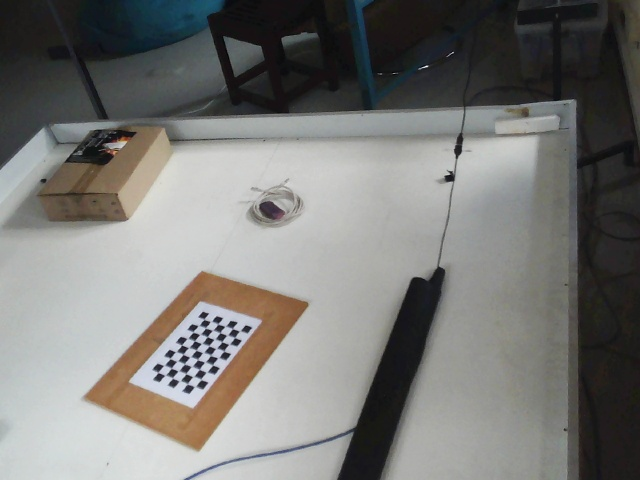
#> input picture localization_4cam/extrinsic_images/cam1_1.jpg, 640 x 480 px, given in place of the camera
$ python capture_data.py
#> lines starting #> are read from the running program, lines starting #| are printed output that depends on the picture; after the words box and inside, x2 and y2 are one past the last pixel; in counts of white or black regions, pixels touching at a corner belong together
import cv2 as cv
import numpy as np
import threading
import time

# ============================================
# MANUALLY SET WORKING CAMERA INDICES
# ============================================

CAMERA_INDICES = [0, 1, 3, 4]

CAM_WIDTH = 640
CAM_HEIGHT = 480
CAM_FPS = 10

# ============================================
# CAMERA CLASS
# ============================================

class ThreadedCamera:

    def __init__(self, src=0):

        self.src = src

        self.cap = cv.VideoCapture(src, cv.CAP_DSHOW)

        # IMPORTANT
        self.cap.set(
            cv.CAP_PROP_FOURCC,
            cv.VideoWriter_fourcc(*'MJPG')
        )

        self.cap.set(cv.CAP_PROP_FRAME_WIDTH, CAM_WIDTH)
        self.cap.set(cv.CAP_PROP_FRAME_HEIGHT, CAM_HEIGHT)

        # Lower FPS reduces USB bandwidth
        self.cap.set(cv.CAP_PROP_FPS, CAM_FPS)

        # Tiny buffer
        self.cap.set(cv.CAP_PROP_BUFFERSIZE, 1)

        # IMPORTANT:
        # Give camera time to initialize
        time.sleep(1)

        self.ret, self.frame = self.cap.read()

        if not self.ret:
            print(f"[ERROR] Camera {src} failed")
        else:
            print(f"[OK] Camera {src} started")

        self.running = True

        self.thread = threading.Thread(target=self.update)
        self.thread.daemon = True
        self.thread.start()

    def update(self):

        while self.running:

            ret, frame = self.cap.read()

            if ret:
                self.ret = ret
                self.frame = frame

    def read(self):

        if self.ret and self.frame is not None:
            return True, self.frame.copy()

        return False, None

    def stop(self):

        self.running = False

        self.thread.join()

        self.cap.release()

# ============================================
# MAIN
# ============================================

def main():

    print("\nStarting cameras...\n")

    cameras = []

    # IMPORTANT:
    # stagger startup
    for idx in CAMERA_INDICES:

        cam = ThreadedCamera(idx)

        cameras.append(cam)

        # HUGE fix for Windows
        time.sleep(2)
#> this loop made 4 passes
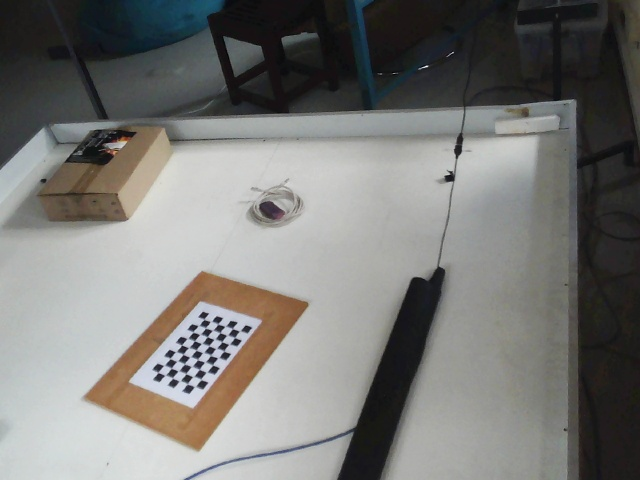
#> input picture localization_4cam/extrinsic_images/cam1_1.jpg, 640 x 480 px, given in place of the camera

    wand_points = []

    while True:

        frames = []

        for i, cam in enumerate(cameras):

            ret, frame = cam.read()

            if not ret or frame is None:

                blank = np.zeros(
                    (240, 320, 3),
                    dtype=np.uint8
                )

                cv.putText(
                    blank,
                    f"Cam {CAMERA_INDICES[i]} FAIL",
                    (30, 120),
                    cv.FONT_HERSHEY_SIMPLEX,
                    0.8,
                    (0, 0, 255),
                    2
                )

                frames.append(blank)

                continue

            # ====================================
            # LED DETECTION
            # ====================================

            gray = cv.cvtColor(frame, cv.COLOR_BGR2GRAY)

            _, thresh = cv.threshold(
                gray,
                110,
                255,
                cv.THRESH_BINARY
            )

            moments = cv.moments(thresh)

            if moments["m00"] > 0:

                cx = int(moments["m10"] / moments["m00"])
                cy = int(moments["m01"] / moments["m00"])

                cv.circle(
                    frame,
                    (cx, cy),
                    8,
                    (0, 255, 0),
                    -1
                )

            cv.putText(
                frame,
                f"Cam {CAMERA_INDICES[i]}",
                (10, 30),
                cv.FONT_HERSHEY_SIMPLEX,
                0.8,
                (255, 255, 255),
                2
            )

            display = cv.resize(frame, (320, 240))

            frames.append(display)
#> this loop made 4 passes
#> pass 1, in main, `gray = cv.cvtColor(frame, cv.COLOR_BGR2GRAY)`:
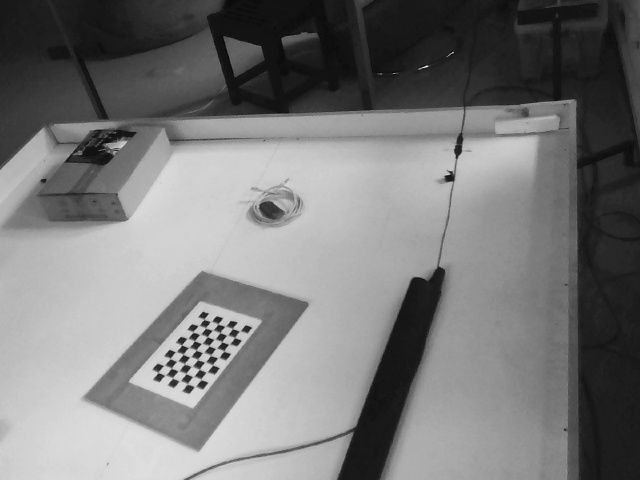
#> gray: shape (480, 640); min 0, max 251, mean 120.8
#> pass 1, in main, `_, thresh = cv.threshold( gray, 110, 255, cv.THRESH_BINARY )`:
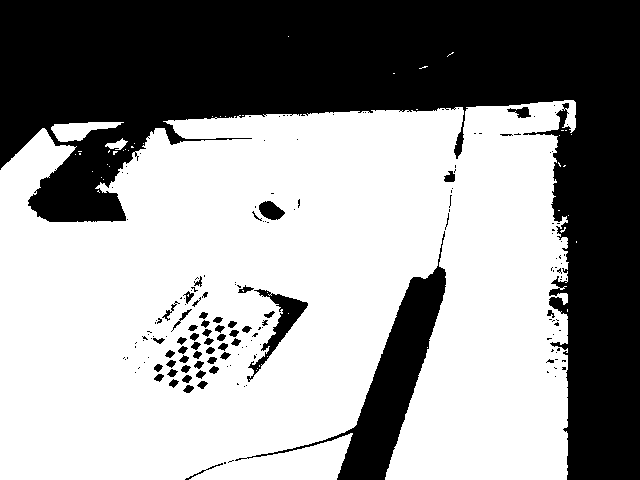
#> thresh: shape (480, 640); 59.6% white; 174 black regions (118 under 20 px), largest, box (x1, y1, x2, y2) and area: (0, 0, 640, 480) 110173, (235, 231, 446, 480) 9356, (247, 289, 308, 382) 1284
#> after the loop, frames = 4 items

        # Fill missing frames
        while len(frames) < 4:

            frames.append(
                np.zeros((240, 320, 3), dtype=np.uint8)
            )
#> this loop made 0 passes

        top = np.hstack((frames[0], frames[1]))
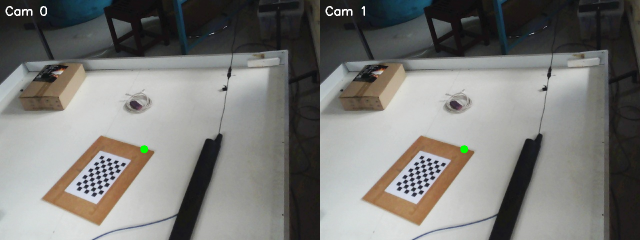
#> top: shape (240, 640, 3); mean of channels 0, 1, 2 118.6, 121.6, 121.9; drawn as B, G, R
        bottom = np.hstack((frames[2], frames[3]))

        grid = np.vstack((top, bottom))
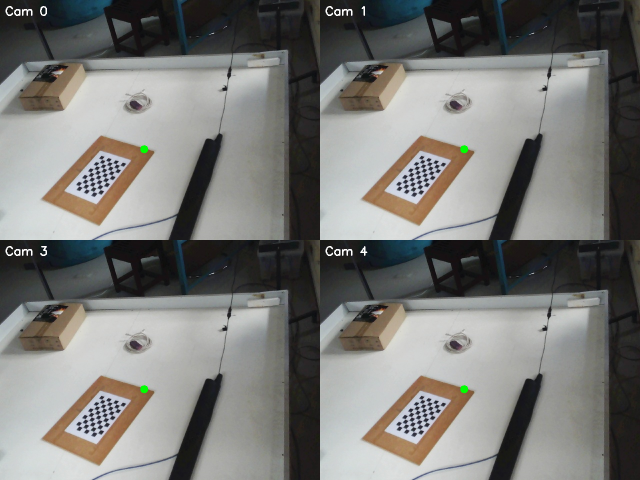
#> grid: shape (480, 640, 3); mean of channels 0, 1, 2 118.6, 121.6, 121.9; drawn as B, G, R

        cv.imshow("4 Cam Capture", grid)

        key = cv.waitKey(1)
#> (key q is pressed here)

        if key == ord('q'):
            break

    print("\nStopping cameras...\n")

    for cam in cameras:
        cam.stop()

    cv.destroyAllWindows()

# ============================================

if __name__ == "__main__":
    main()

$ run again, on localization_4cam/extrinsic_images/cam1_10.jpg
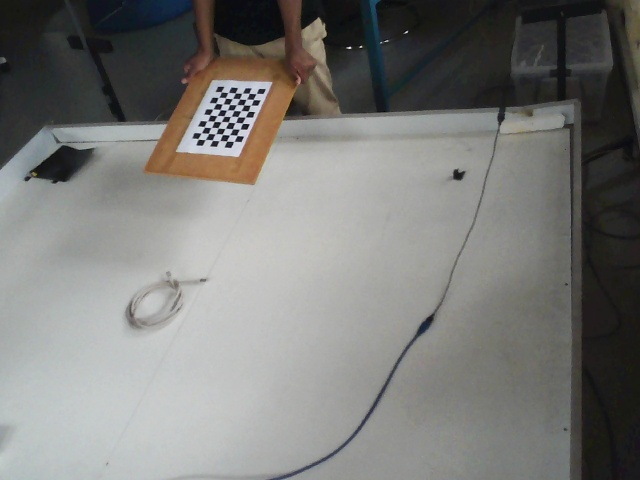
#> input picture localization_4cam/extrinsic_images/cam1_10.jpg, 640 x 480 px, given in place of the camera
#> the loop in main, `for idx in CAMERA_INDICES: ` made 4 passes
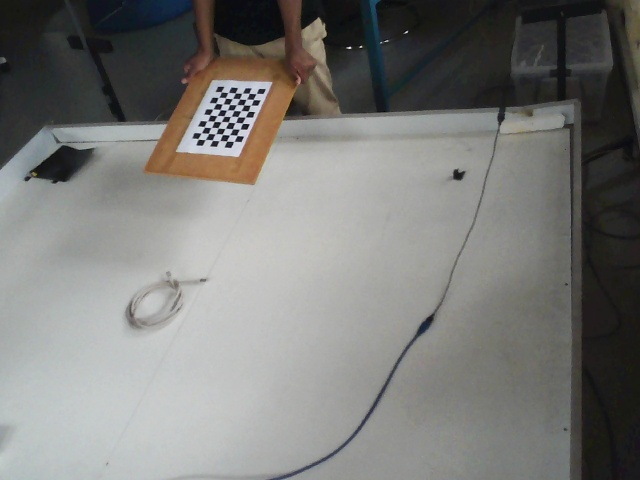
#> input picture localization_4cam/extrinsic_images/cam1_10.jpg, 640 x 480 px, given in place of the camera
#> the loop in main, `for i, cam in enumerate(cameras): ` made 4 passes
#> pass 1, in main, `_, thresh = cv.threshold( gray, 110, 255, cv.THRESH_BINARY )`:
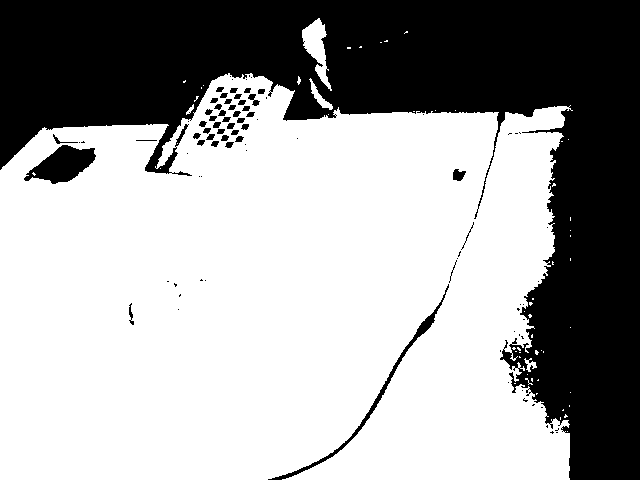
#> thresh: shape (480, 640); 63.7% white; 90 black regions (47 under 20 px), largest, box (x1, y1, x2, y2) and area: (0, 0, 640, 480) 107256, (24, 145, 96, 184) 1575, (268, 284, 449, 480) 1059
#> after the loop in main, `for i, cam in enumerate(cameras):`: frames = 4 items
#> in main, `grid = np.vstack((top, bottom))`:
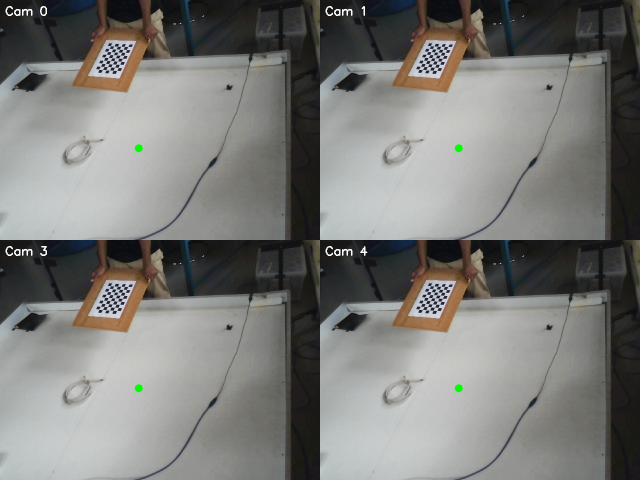
#> grid: shape (480, 640, 3); mean of channels 0, 1, 2 120.1, 122.9, 122.9; drawn as B, G, R

$ run again, on localization_4cam/extrinsic_images/cam1_11.jpg
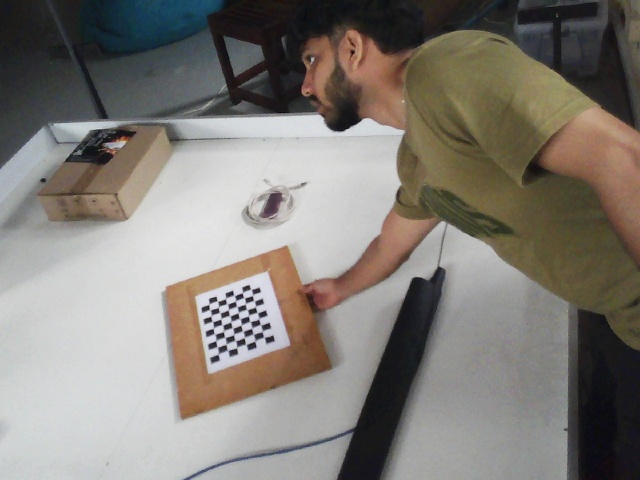
#> input picture localization_4cam/extrinsic_images/cam1_11.jpg, 640 x 480 px, given in place of the camera
#> the loop in main, `for idx in CAMERA_INDICES: ` made 4 passes
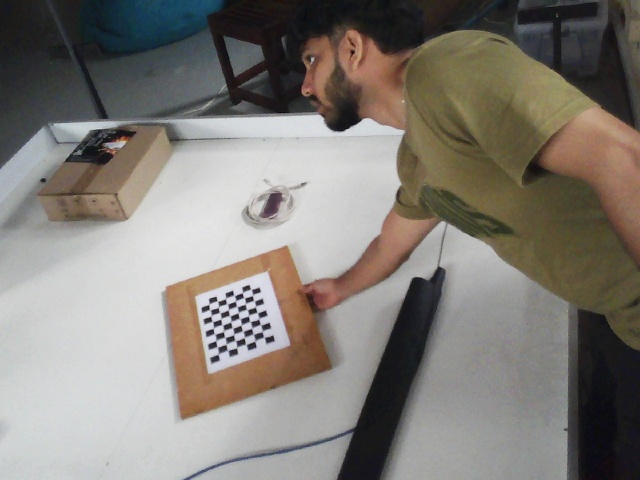
#> input picture localization_4cam/extrinsic_images/cam1_11.jpg, 640 x 480 px, given in place of the camera
#> the loop in main, `for i, cam in enumerate(cameras): ` made 4 passes
#> pass 1, in main, `_, thresh = cv.threshold( gray, 110, 255, cv.THRESH_BINARY )`:
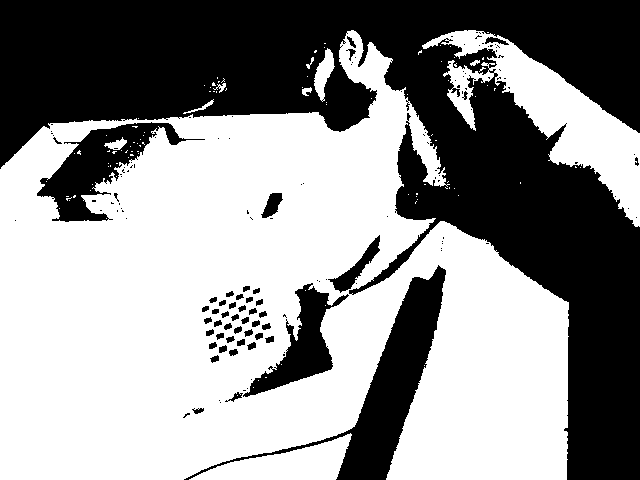
#> thresh: shape (480, 640); 57.6% white; 145 black regions (96 under 20 px), largest, box (x1, y1, x2, y2) and area: (0, 0, 640, 480) 108314, (184, 265, 446, 480) 9809, (37, 122, 205, 222) 5445
#> after the loop in main, `for i, cam in enumerate(cameras):`: frames = 4 items
#> in main, `grid = np.vstack((top, bottom))`:
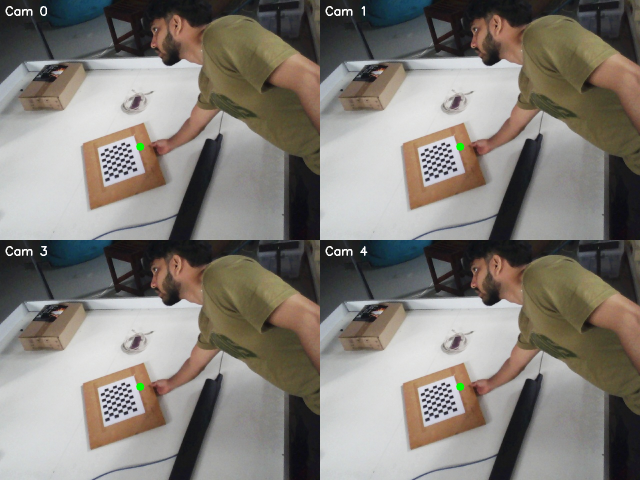
#> grid: shape (480, 640, 3); mean of channels 0, 1, 2 119.5, 126, 130.8; drawn as B, G, R
